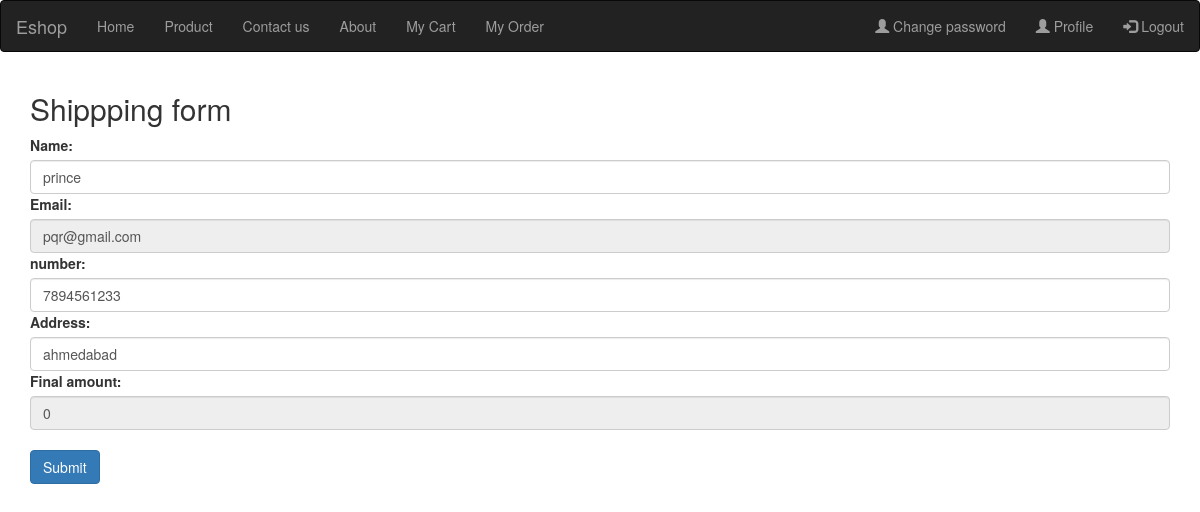
Screenshot of /shiping/ (signed in) with the database file from the repository.
### app1/models.py (models this page shows)
class Userregister(models.Model):
    name=models.CharField(max_length=200)
    email=models.EmailField()
    number=models.IntegerField()
    address=models.TextField()
    password=models.CharField(max_length=12)

### app1/views.py (the view, shortened to what this page needs)
# urls.py: path('shiping/',shiping,name="shiping"),
def shiping(request):
    if 'email' in request.session:
        userdata=Userregister.objects.get(id=request.session['id'])
        data=Cart.objects.filter(userid=request.session['id']) and Cart.objects.filter(orderid="0")
        final=0
        for i in data:
            final+=int(i.totalprice)
        return render(request,'shipping.html',{'final':final,'userdata':userdata})
    else:
        return redirect('login1')

### app1/templates/shipping.html (shortened to what this page needs)
{% extends 'base.html' %}
{% load static %}
{% block content %}
<!DOCTYPE html>
<html lang="en">
<head>
<body>
<div class="container mt-3">
  <h2>Shippping  form</h2>
  <form method="POST">
    <div class="mb-3 mt-3">
        <label for="email">Name:</label>
        <input type="text" class="form-control" id="email" value={{userdata.name}} name="name">
      </div>
    <div class="mb-3 mt-3">
      <label for="email">Email:</label>
      <input type="email" class="form-control" id="email" value={{userdata.email}} name="email" readonly>
    </div>
    <div class="mb-3 mt-3">
        <label for="email">number:</label>
        <input type="number" class="form-control" id="email" value={{userdata.number}} name="number">
      </div>
      <div class="mb-3 mt-3">
        <label for="email">Address:</label>
        <input type="text" class="form-control" id="email" value={{userdata.address}} name="address">
      </div>
    <div class="mb-3">
      <label for="pwd">Final amount:</label>
      <input type="number" class="form-control" id="pwd" value={{final}} name="final" readonly>
    </div>
    <br>
    <button type="submit" class="btn btn-primary">Submit</button>
  </form>
</div>
</body>
</html>
{% endblock %}

### rows the page displays
Userregister: name "prince", email "pqr@gmail.com", number "7894561233", address "ahmedabad"
